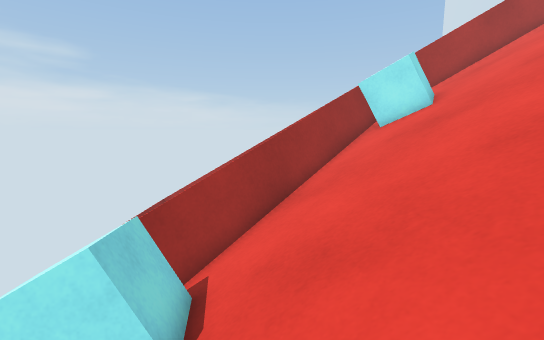
view 1 (above)

12 first-person views from a walk through a 3-D level made in the Unity game engine. The camera is 1.2 m above the floor, tilts 8° down and sees 90° across. The floor is counted in squares, 0.5 m on a side. Each view is taken from the middle of a square. On the plan, view 1 faces up. The plan holds only what a view shows up to about 18 squares ahead; the rest is blank. The place goes on beyond the plan.

view 2
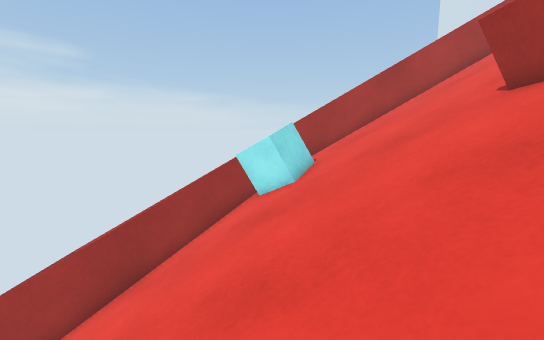

view 3
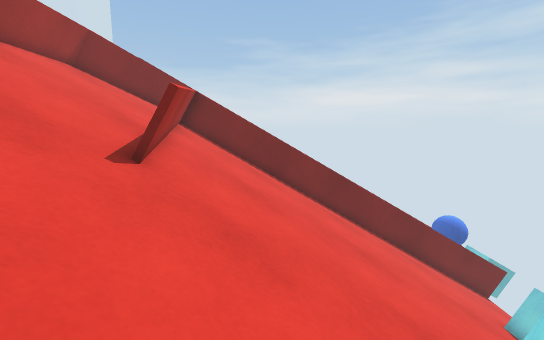

view 4
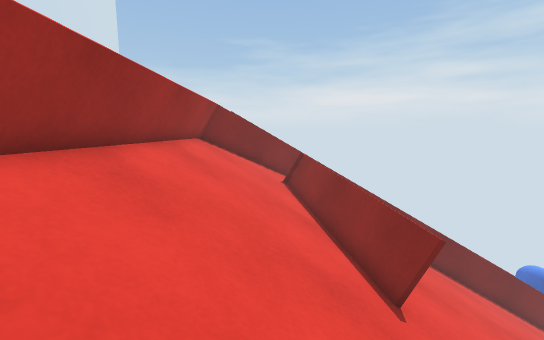

view 5
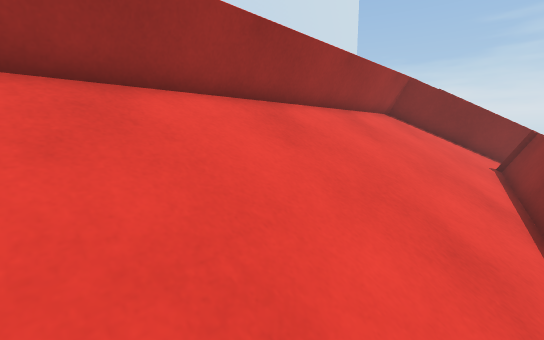

view 6
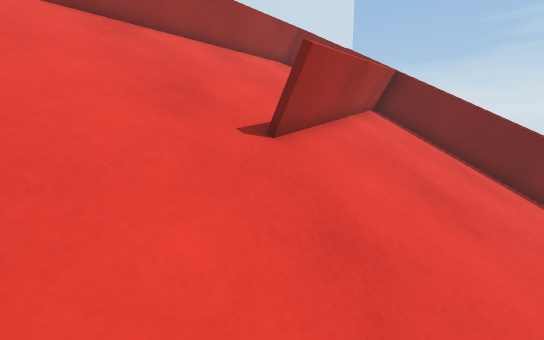

view 7
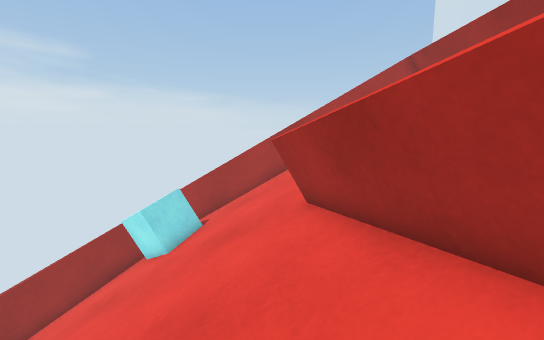

view 8
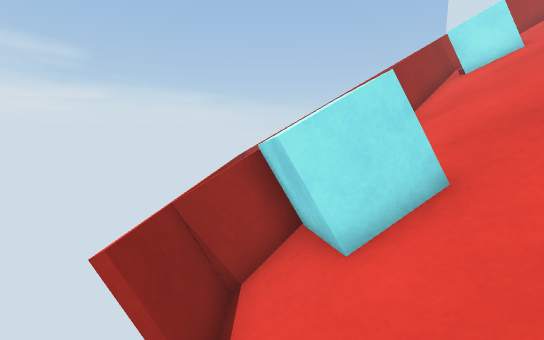

view 9
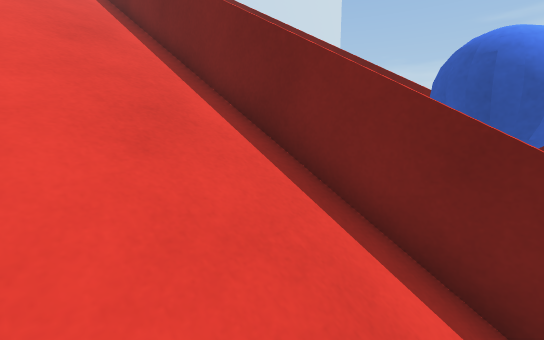

view 10
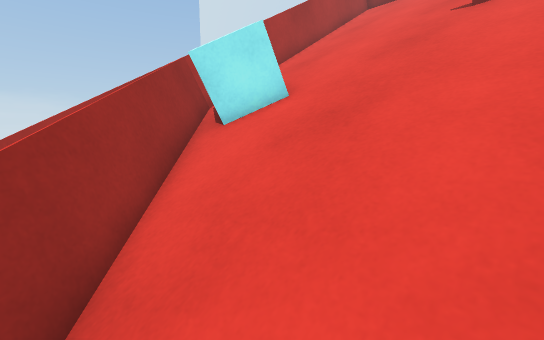

view 11
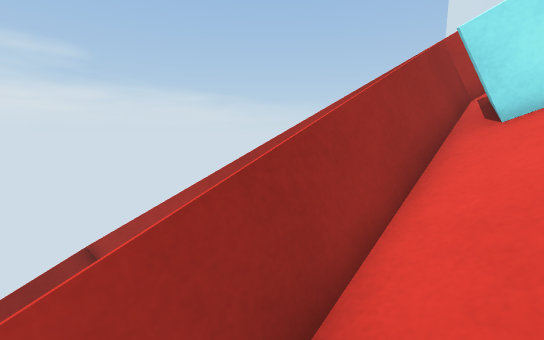

view 12
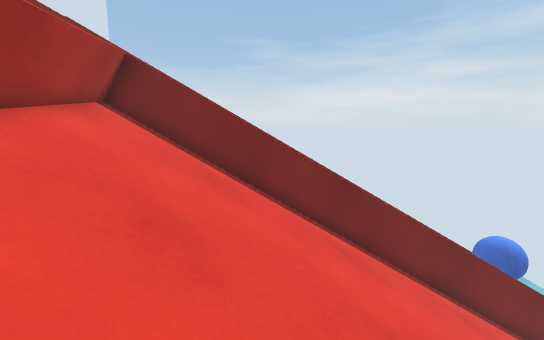

### Floor plan
Key: @ floor where view 1 was taken; # wall or solid block; / step, stairs or slope; = window, fence, low wall or low ledge; ^ raised ledge; C cyan cube; B blue ball.
Columns run from 7 left of view 1 to 17 right of it. Each row starts with its distance up from view 1.
 14  =       ==###==========#
 13  =        ##C///////////#
 12  =       ##CCC//////////#
 11  =      ###CCC//////////#
 10  =     ##=//C///////////#
  9  =    ##=///////////////#
  8  =   ##=////////////////#
  7  =  ##=//////////#=/////#
  6  = =^=///////////##/////#
  5  ###CC///////////##/////#
  4  #^CCC////////////##////#
  3  #=CCC////////////#=////#
  2  #=///////////////##////#
  1     //////////////##////#
  0    ////@//////////=##///#
 -1    ////////////////#=//##
 -2  ##================#=/###
 -3 CC BB               ####
 -4  CCBBB              ##
 -5                    ##

Positions as (right, up) in squares from view 1, and headings:
1: (0, 0), facing up
2: (5, 0), facing up
3: (8, 13), facing down
4: (14, 13), facing down
5: (12, 13), facing down-right
6: (7, 11), facing down-right
7: (10, 0), facing up
8: (-4, -1), facing up
9: (-4, 2), facing down-right
10: (0, 5), facing up-right
11: (0, 6), facing up
12: (7, 8), facing down
